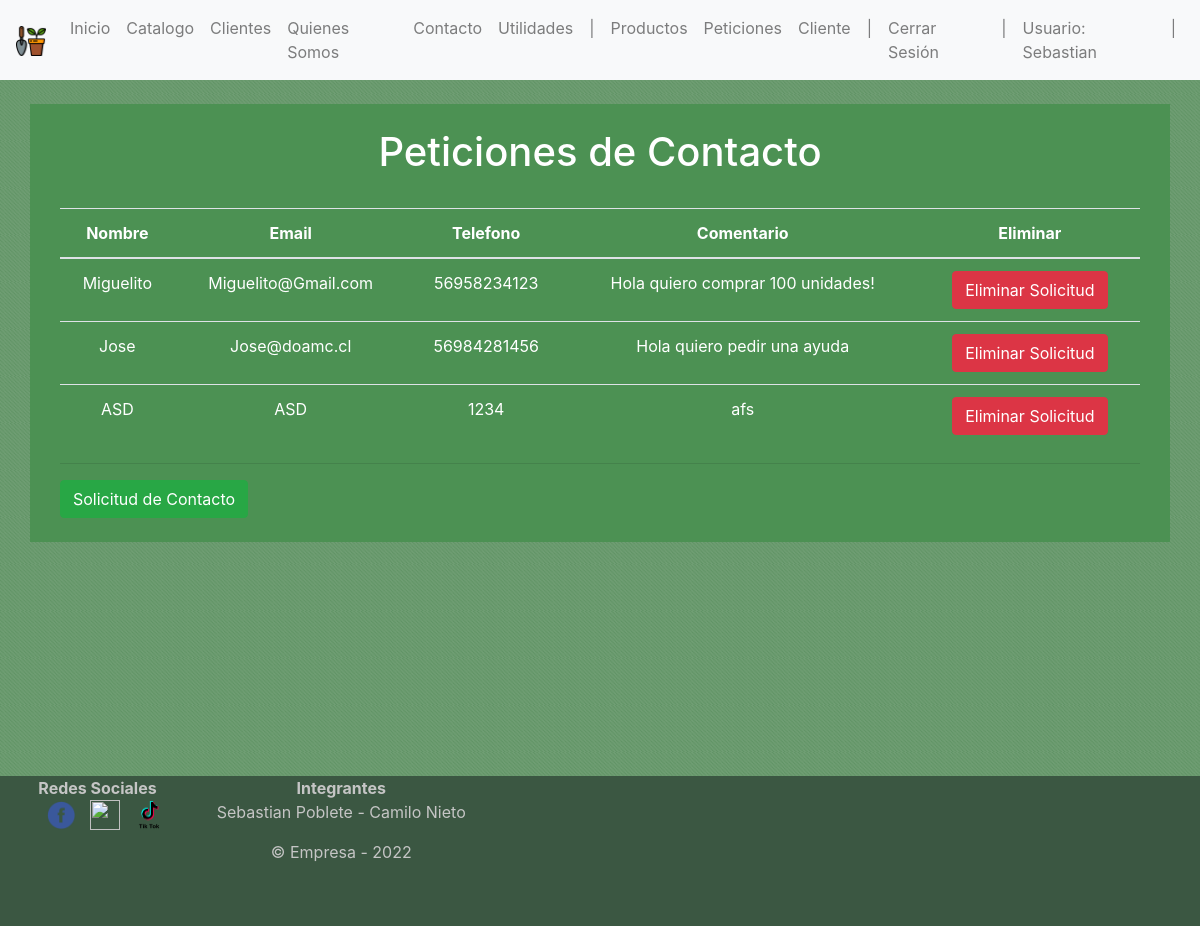
Screenshot of /peticiones_contacto/ (signed in) with the database file from the repository.
### Jardineria/models.py (models this page shows, shortened)
class Contacto (models.Model):
    nombre = models.CharField(max_length=40 ,primary_key=True, verbose_name='Nombre')
    email = models.CharField(max_length=40 ,verbose_name='Correo')
    telefono = models.IntegerField(verbose_name='Telefono')
    comentario = models.CharField(max_length=140 ,verbose_name='Comentario')

### Jardineria/views.py (the view)
def peticiones_contacto (request):
    contacto = Contacto.objects.all()
    datos = {
        'contacto' : contacto
        }
    return render(request, 'peticiones_contacto.html',datos)

### Jardineria/templates/Peticiones_contacto.html (shortened to what this page needs)
<!DOCTYPE html>
<html lang="en">
<head>
    {% load static %}
    <link rel="stylesheet" href="{% static 'css/Estilos.css' %}">
    <link href="{% static 'css/bootstrap.min.css' %}" type="text/css" rel="stylesheet">
    <link rel="stylesheet" href="https://cdn.jsdelivr.net/npm/bootstrap@4.6.1/dist/css/bootstrap.min.css">
</head>
<body>
    <body background="{% static 'img/Imagenes/Color1.png'%}">
    <nav class="navbar navbar-expand-sm navbar-light bg-light">
    {% load static %}
    <a class="navbar-brand" href="#">
        <img src="{% static 'img/Logotipos/Logo.png'%}" width="30" height="30" alt="">
    </a>
    <div class="collapse navbar-collapse" id="opciones">
        <ul class="navbar-nav">
            <li class="nav-item">
                <a class="nav-link" href="{% url 'inicio' %}" onmouseover="style.color = 'green'" onmouseout="style.color= 'grey'">Inicio </a>
            </li>
            <li class="nav-item">
                <a class="nav-link" href="{% url 'catalogo' %}" onmouseover="style.color = 'green'" onmouseout="style.color= 'grey'">Catalogo</a>
            </li>
            <li class="nav-item">
                <a class="nav-link" href="{% url 'galeria_cliente' %}" onmouseover="style.color = 'green'" onmouseout="style.color= 'grey'">Clientes</a>
            </li>
            <li class="nav-item">
                <a class="nav-link" href="{% url 'somos' %}" onmouseover="style.color = 'green'" onmouseout="style.color= 'grey'">Quienes Somos</a>
            </li>
            <li class="nav-item">
                <a class="nav-link" href="{% url 'contacto' %}" onmouseover="style.color = 'green'" onmouseout="style.color= 'grey'">Contacto</a>
            </li>
            <li class="nav-item">
                <a class="nav-link" href="{% url 'utilidades' %}" onmouseover="style.color = 'green'" onmouseout="style.color= 'grey'">Utilidades</a>
            </li>
            {% if user.is_authenticated %}
            <li class="nav-item">
                <a class="nav-link" href="#" onmouseover="style.color = 'green'" onmouseout="style.color= 'grey'">|</a>
            </li>
            <li class="nav-item">
                <a class="nav-link" href="{% url 'inventario' %}" onmouseover="style.color = 'green'" onmouseout="style.color= 'grey'">Productos</a>
            <li class="nav-item">
                <a class="nav-link" href="{% url 'peticiones_contacto' %}" onmouseover="style.color = 'green'" onmouseout="style.color= 'grey'">Peticiones</a>
            </li>
            <li class="nav-item">
                <a class="nav-link" href="{% url 'cliente' %}" onmouseover="style.color = 'green'" onmouseout="style.color= 'grey'">Cliente</a>
            </li>
            <li class="nav-item">
                <a class="nav-link" href="#" onmouseover="style.color = 'green'" onmouseout="style.color= 'grey'">|</a>
            </li>
            <a class="nav-link" href="{% url 'logout' %}" onmouseover="style.color = 'green'" onmouseout="style.color= 'grey'">Cerrar Sesión</a>
            <li class="nav-item">
                <a class="nav-link" href="#" onmouseover="style.color = 'green'" onmouseout="style.color= 'grey'">|</a>
            </li>
            <li class="nav-item">
                <a class="nav-link" href="#" onmouseover="style.color = 'green'" onmouseout="style.color= 'grey'">Usuario: {{user.username}}</a>
            </li>
            {% else %}
            <li class="nav-item">
                <a class="nav-link" href="#" onmouseover="style.color = 'green'" onmouseout="style.color= 'grey'">|</a>
            </li>
            <a class="nav-link" href="{% url 'login' %}" onmouseover="style.color = 'green'" onmouseout="style.color= 'grey'">Iniciar Sesión</a>
            {% endif %}
            <li class="nav-item">
                <a class="nav-link" href="#" onmouseover="style.color = 'green'" onmouseout="style.color= 'grey'">|</a>
            </li>
        </ul>
    </div>
    </nav>
    <br>
<div class="container ColorContacto2" >
    <br>
    <div style="overflow-x:auto;" class="container">
        {% if user.is_authenticated  %}
        <h1 class="colorRG">Peticiones de Contacto</h1>
        <br>
        <table class="table">
            <thead class="colorRG">
                <tr>
                    <th>Nombre</th>
                    <th>Email </th>
                    <th>Telefono </th>
                    <th>Comentario</th>
                    <th>Eliminar</th>
                </tr>
            </thead>
            <tbody class="colorRG">
            {% for con in contacto %}
                <tr>
                    <td>{{ con.nombre }}</td>
                    <td>{{ con.email }}</td>
                    <td>{{ con.telefono }}</td>
                    <td>{{ con.comentario }}</td>
                    <td><a href="{% url 'contacto_eliminar' con.nombre %}" class="btn btn-danger">Eliminar Solicitud</a></td>
                </tr>
            {% endfor %}
            </tbody>
        </table>
        <hr>
        <a href="{% url 'contacto' %}" class="btn btn-success">Solicitud de Contacto</a>
        <br>
        {% else %}
            <br>
            <h3 style="color: rgb(255, 255, 255); text-align: center;">No Tienes Permisos!</h3>
            <h3 style="color: rgb(255, 255, 255); text-align: center;">Inicia Sesión</h3>
            <br>
            {%endif%}
            <br>
    </div>
</div>
        <br>
        <br>
        <br>
        <br>
        <br>
        <br>
        <br>
        <br>
        <br>
        <br>
        <br>
        <br>
        <br>
        <br>
        <br>
        <br>
  <footer>
    <div class="row col-12">
        <div class="col-lg-2">
          <strong> Redes Sociales</strong>
            <div class="center-block">
              <a href="#"><img  src="{% static 'img/Logotipos/Facebook.png'%}"  alt="" width="30px" height="30px" style=" margin-left: 15px;">  </a>
              <a href="#"><img  src="{% static 'img/Logotipos/Instagram.png'%}" alt="" width="30px" height="30px" style=" margin-left: 10px;">  </a>
              <a href="#"><img  src="{% static 'img/Logotipos/TikTok.png'%}"    alt="" width="30px" height="30px" style=" margin-left: 10px;">  </a>
            </div>
        </div>
            <div class="col-lg-3">
                <strong>Integrantes</strong>
                <P>Sebastian Poblete - Camilo Nieto </P>
                <p>&copy; Empresa - 2022</p>
            </div>
        </div>
  </footer>
</body>
</html>

### Jardineria/static/css/estilos.css (style rules this page uses)
html { min-height: 100%; position: relative; }
body { margin: 0; margin-bottom: 40px; }
footer { background-color: #3b5742; position: absolute; height: 150px; bottom: 0; width: 100%; margin-top: 5px; color: #c5c5c5; text-align: center; }
.ColorContacto2 { background-color: #4c9153; color: rgb(255, 255, 255); }
.colorRG { color: white; text-align: center; }

### rows the page displays
Contacto: nombre "Miguelito", email "Miguelito@Gmail.com", telefono "56958234123", comentario "Hola quiero comprar 100 unidades!"
Contacto: nombre "Jose", email "Jose@doamc.cl", telefono "56984281456", comentario "Hola quiero pedir una ayuda"
Contacto: nombre "ASD", email "ASD", telefono "1234", comentario "afs"

### other values shown
{{ user.username }} "Sebastian"
